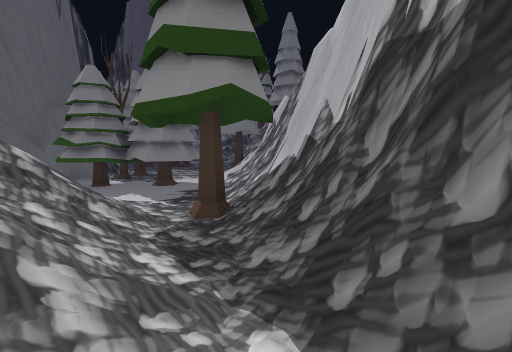
view 1 (above)

19 first-person views from a walk through a scene from a Unity 3-D project. The camera is 1.5 m above the floor, tilts 6° down and sees 90° across. The floor is counted in squares, 2 m on a side. Each view is taken from the middle of a square. On the plan, view 1 faces up. The plan holds only what a view shows up to about 9 squares ahead; the rest is blank. The place goes on beyond the plan. The player is left out.

view 2
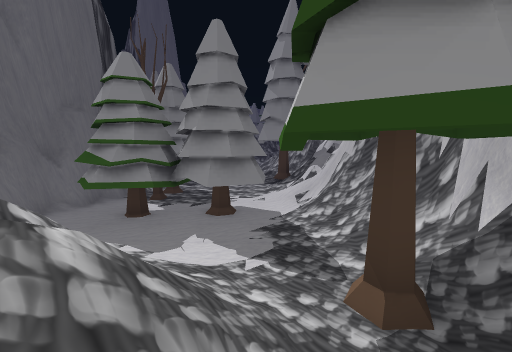

view 3
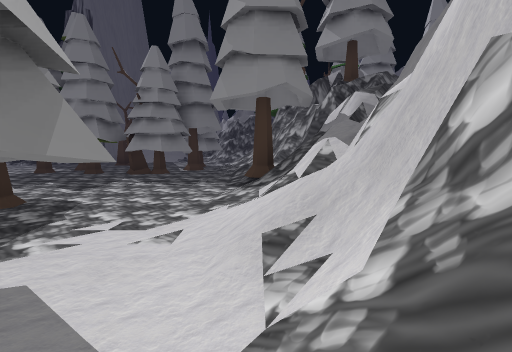

view 4
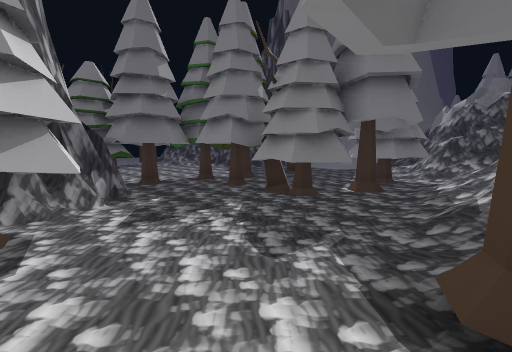

view 5
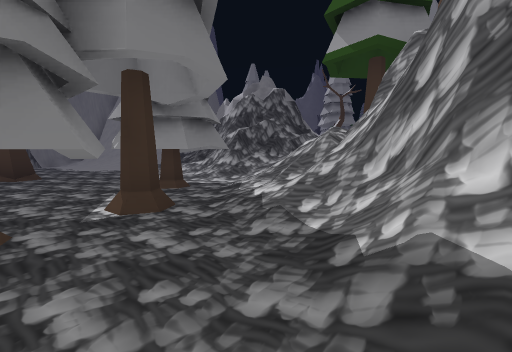

view 6
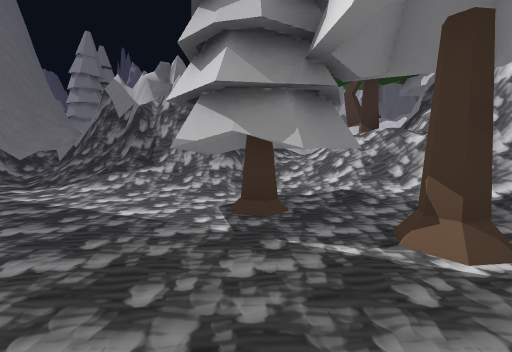

view 7
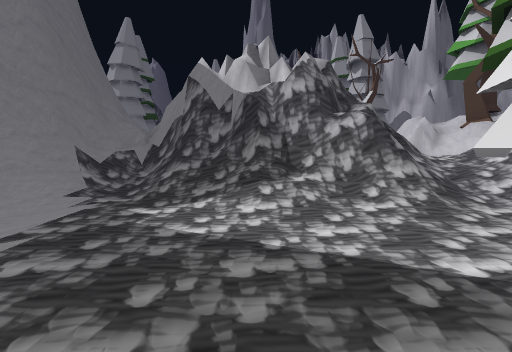

view 8
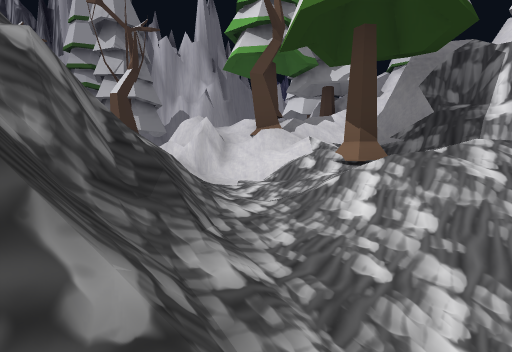

view 9
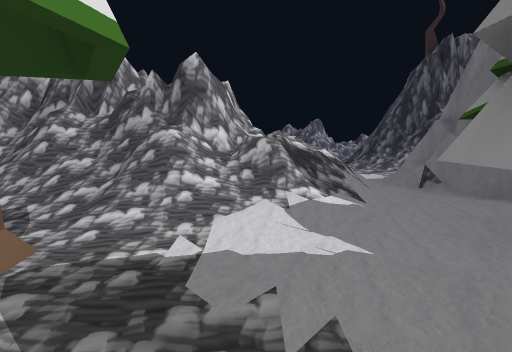

view 10
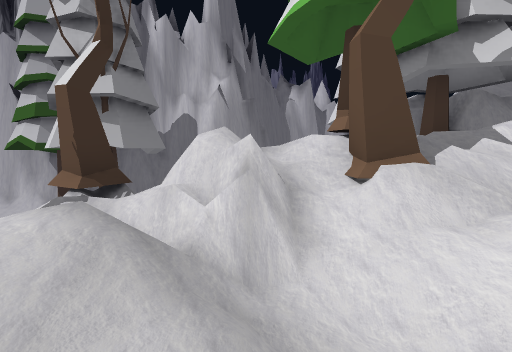

view 11
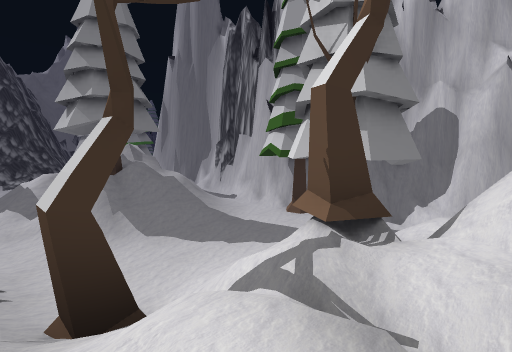

view 12
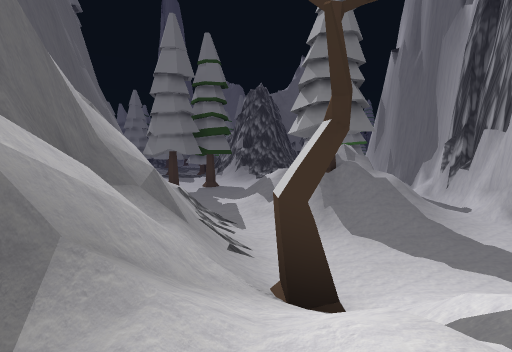

view 13
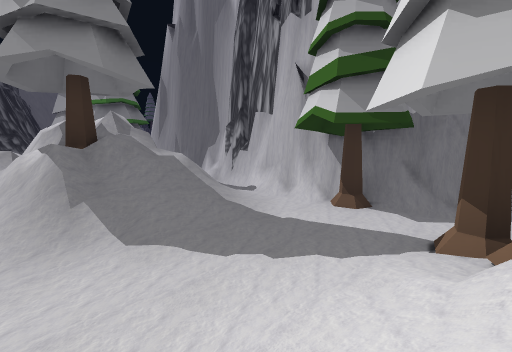

view 14
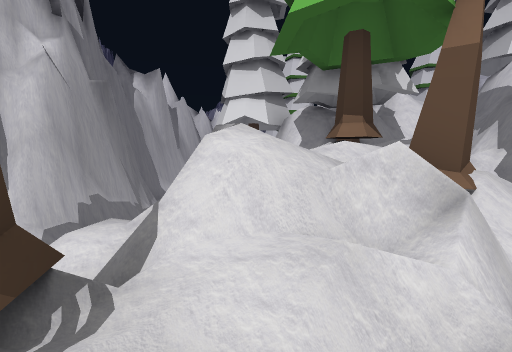

view 15
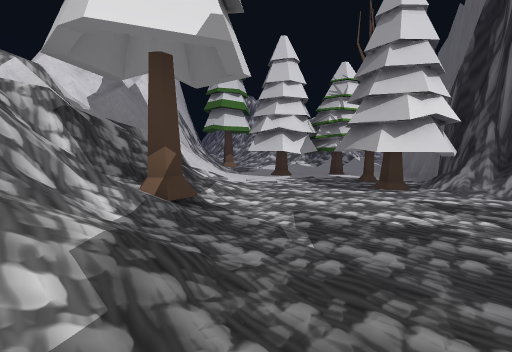

view 16
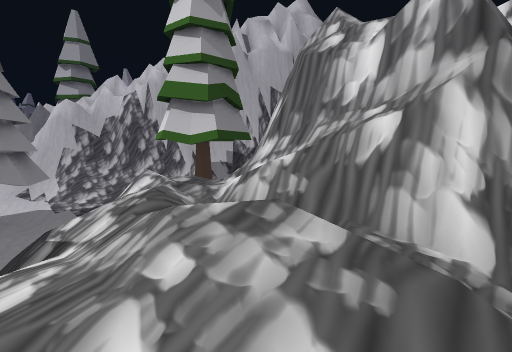

view 17
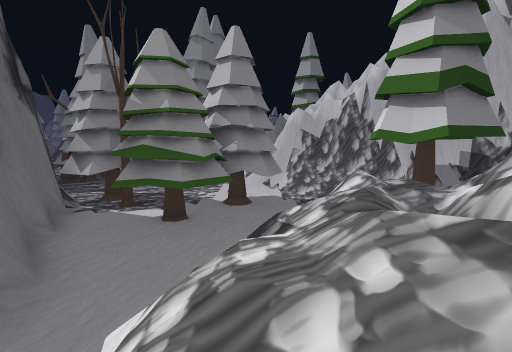

view 18
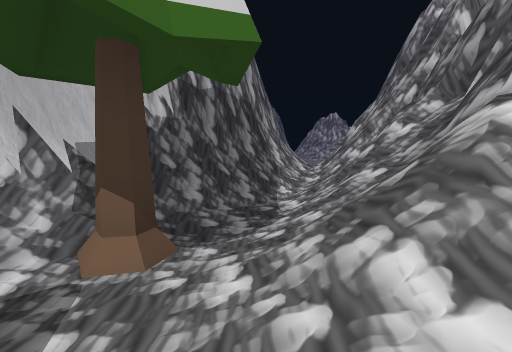

view 19
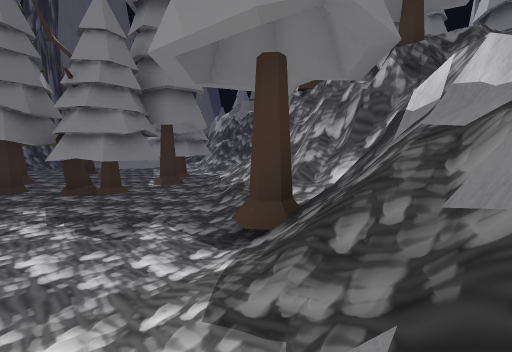

### Floor plan
Key: @ floor where view 1 was taken; # wall or solid block; x gap in a wall; . main floor; : floor 0.25 m higher than the main floor; + floor 2.5 m higher than the main floor; * floor 3.5 m higher than the main floor; / step, stairs or slope; = window, fence, low wall or low ledge; O other object.
Columns run from 7 left of view 1 to 11 right of it. Each row starts with its distance up from view 1.
 32       .///  = =#
 31       .//####//#
 30        //=O ///#
 29        /://///##
 28   ##   //////.##
 27  ####  //.....O#
 26 ##/#  ##////...#
 25 #//#  ##O//OOO.#
 24 /./## ##///O/ .#
 23 ../#####/==#/ .#
 22 ..//###//#=#   ##
 21 ...:////#OO#   /##
 20 ...OO///O+*#=    ##
 19 ..OOO///######O
 18 ...OO/=#####
 17 ...O//#### #
 16 O.OOO/####
 15 ..OO.//###
 14 ....../####
 13 /.....O##
 12 ##..../O#
 11 ##OO../###
 10 ##OO../=##
  9 ##OOO./##
  8 #OOOOO/##
  7 #.OOOO/##
  6 /...../##
  5 //////./#
  4 ///=//O/#
  3 /=##////#
  2 x####///#
  1    ##///#
  0     ##=@##
 -1      #####

Where each view was taken, in squares from view 1:
view 1: 0 up, 0 right, facing up
view 2: 2 up, 2 left, facing up
view 3: 7 up, 1 left, facing up
view 4: 11 up, 1 left, facing up-left
view 5: 14 up, 2 left, facing up
view 6: 17 up, 6 left, facing up-right
view 7: 20 up, 7 left, facing up-right
view 8: 21 up, 3 left, facing right
view 9: 7 up, 1 left, facing down-left
view 10: 22 up, 0 right, facing right
view 11: 23 up, 1 right, facing up-right
view 12: 23 up, 1 right, facing up
view 13: 25 up, 2 right, facing up-right
view 14: 24 up, 2 right, facing down-right
view 15: 16 up, 2 left, facing down
view 16: 3 up, 7 left, facing right
view 17: 3 up, 7 left, facing up-right
view 18: 5 up, 3 left, facing down-right
view 19: 10 up, 1 left, facing up
